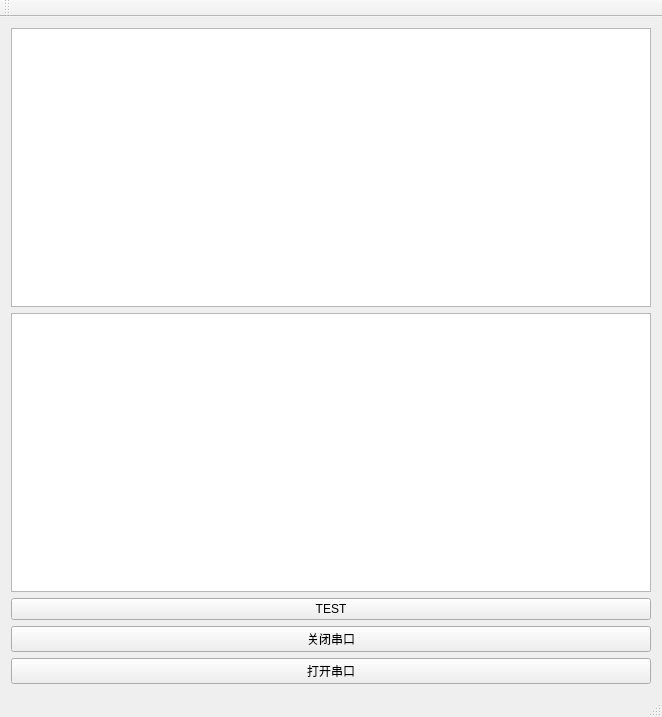
<?xml version="1.0" encoding="UTF-8"?>
<ui version="4.0">
 <class>MainWindow</class>
 <widget class="QMainWindow" name="MainWindow">
  <property name="geometry">
   <rect>
    <x>0</x>
    <y>0</y>
    <width>662</width>
    <height>717</height>
   </rect>
  </property>
  <property name="windowTitle">
   <string>MainWindow</string>
  </property>
  <widget class="QWidget" name="centralWidget">
   <layout class="QVBoxLayout" name="verticalLayout">
    <item>
     <widget class="QTextBrowser" name="textBrowser_GPSData"/>
    </item>
    <item>
     <widget class="QTextBrowser" name="textBrowser_GPSDecode"/>
    </item>
    <item>
     <widget class="QPushButton" name="pushButton_test">
      <property name="text">
       <string>TEST</string>
      </property>
     </widget>
    </item>
    <item>
     <widget class="QPushButton" name="pushButton_Close">
      <property name="text">
       <string>关闭串口</string>
      </property>
     </widget>
    </item>
    <item>
     <widget class="QPushButton" name="pushButton_Open">
      <property name="text">
       <string>打开串口</string>
      </property>
     </widget>
    </item>
   </layout>
  </widget>
  <widget class="QMenuBar" name="menuBar">
   <property name="geometry">
    <rect>
     <x>0</x>
     <y>0</y>
     <width>662</width>
     <height>22</height>
    </rect>
   </property>
  </widget>
  <widget class="QToolBar" name="mainToolBar">
   <attribute name="toolBarArea">
    <enum>TopToolBarArea</enum>
   </attribute>
   <attribute name="toolBarBreak">
    <bool>false</bool>
   </attribute>
  </widget>
  <widget class="QStatusBar" name="statusBar"/>
 </widget>
 <layoutdefault spacing="6" margin="11"/>
 <resources/>
 <connections/>
</ui>
